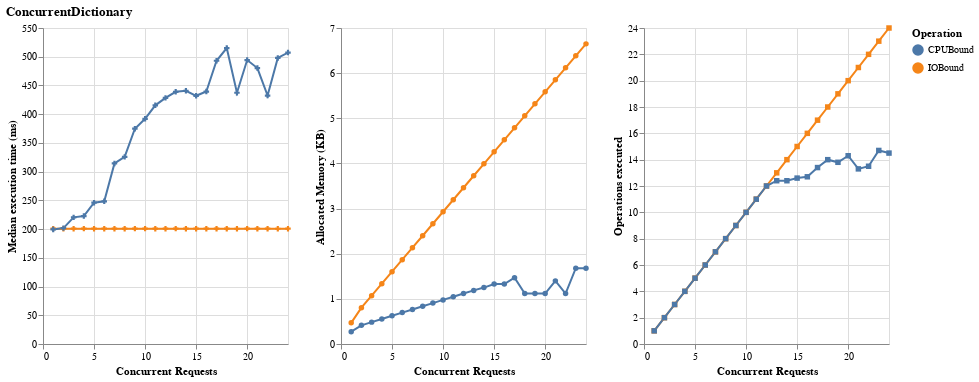

Here is the notebook cell this chart was saved with:
### Code cell
# Create charts for CPU-bound and IO-bound
chart_cd = create_single_replica_chart(df_cd_clean, "ConcurrentDictionary")

chart_cd.save("results_cd.png", scale_factor=1)

chart_cd
